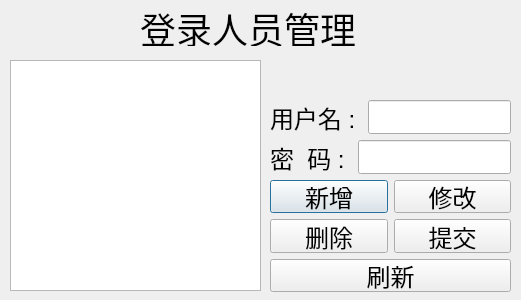
<?xml version="1.0" encoding="UTF-8"?>
<ui version="4.0">
 <class>userDialog</class>
 <widget class="QDialog" name="userDialog">
  <property name="geometry">
   <rect>
    <x>0</x>
    <y>0</y>
    <width>521</width>
    <height>300</height>
   </rect>
  </property>
  <property name="windowTitle">
   <string>Dialog</string>
  </property>
  <widget class="QWidget" name="layoutWidget">
   <property name="geometry">
    <rect>
     <x>270</x>
     <y>100</y>
     <width>241</width>
     <height>192</height>
    </rect>
   </property>
   <layout class="QVBoxLayout" name="verticalLayout">
    <item>
     <layout class="QHBoxLayout" name="horizontalLayout">
      <item>
       <widget class="QLabel" name="label">
        <property name="font">
         <font>
          <pointsize>18</pointsize>
         </font>
        </property>
        <property name="text">
         <string>用户名 : </string>
        </property>
       </widget>
      </item>
      <item>
       <widget class="QLineEdit" name="lineEdit">
        <property name="font">
         <font>
          <pointsize>18</pointsize>
         </font>
        </property>
       </widget>
      </item>
     </layout>
    </item>
    <item>
     <layout class="QHBoxLayout" name="horizontalLayout_2">
      <item>
       <widget class="QLabel" name="label_2">
        <property name="font">
         <font>
          <pointsize>18</pointsize>
         </font>
        </property>
        <property name="text">
         <string>密  码 : </string>
        </property>
       </widget>
      </item>
      <item>
       <widget class="QLineEdit" name="lineEdit_2">
        <property name="font">
         <font>
          <pointsize>18</pointsize>
         </font>
        </property>
       </widget>
      </item>
     </layout>
    </item>
    <item>
     <layout class="QHBoxLayout" name="horizontalLayout_3">
      <item>
       <widget class="QPushButton" name="pushButton">
        <property name="font">
         <font>
          <pointsize>18</pointsize>
         </font>
        </property>
        <property name="text">
         <string>新增</string>
        </property>
       </widget>
      </item>
      <item>
       <widget class="QPushButton" name="pushButton_2">
        <property name="font">
         <font>
          <pointsize>18</pointsize>
         </font>
        </property>
        <property name="text">
         <string>修改</string>
        </property>
       </widget>
      </item>
     </layout>
    </item>
    <item>
     <layout class="QHBoxLayout" name="horizontalLayout_4">
      <item>
       <widget class="QPushButton" name="pushButton_3">
        <property name="font">
         <font>
          <pointsize>18</pointsize>
         </font>
        </property>
        <property name="text">
         <string>删除</string>
        </property>
       </widget>
      </item>
      <item>
       <widget class="QPushButton" name="pushButton_4">
        <property name="font">
         <font>
          <pointsize>18</pointsize>
         </font>
        </property>
        <property name="text">
         <string>提交</string>
        </property>
       </widget>
      </item>
     </layout>
    </item>
    <item>
     <widget class="QPushButton" name="pushButton_5">
      <property name="font">
       <font>
        <pointsize>18</pointsize>
       </font>
      </property>
      <property name="text">
       <string>刷新</string>
      </property>
     </widget>
    </item>
   </layout>
  </widget>
  <widget class="QLabel" name="label_8">
   <property name="geometry">
    <rect>
     <x>140</x>
     <y>10</y>
     <width>216</width>
     <height>36</height>
    </rect>
   </property>
   <property name="font">
    <font>
     <pointsize>27</pointsize>
    </font>
   </property>
   <property name="text">
    <string>登录人员管理</string>
   </property>
  </widget>
  <widget class="QTableView" name="tableView">
   <property name="geometry">
    <rect>
     <x>10</x>
     <y>60</y>
     <width>251</width>
     <height>231</height>
    </rect>
   </property>
  </widget>
 </widget>
 <resources/>
 <connections/>
</ui>
